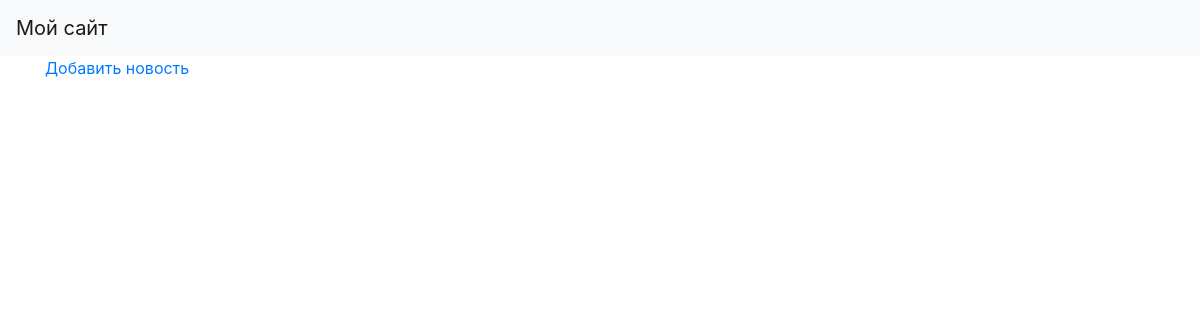
Before: / with the older database file.
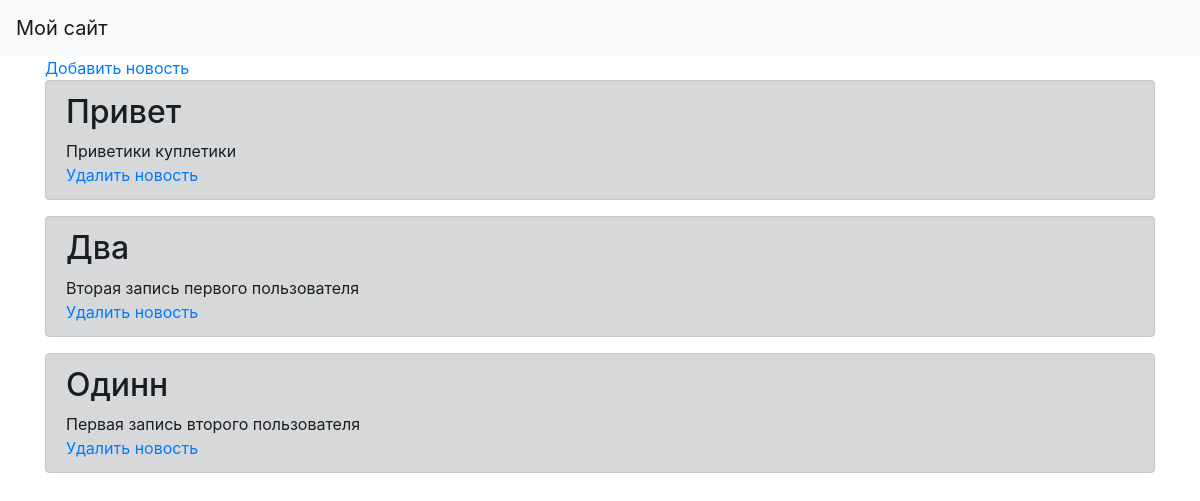
After: the same page with the newer database file.
### tables this page shows
CREATE TABLE "news" (
	`id`	INTEGER PRIMARY KEY AUTOINCREMENT,
	`title`	VARCHAR ( 100 ),
	`content`	VARCHAR ( 1000 ),
	`user_id`	INTEGER,
	FOREIGN KEY(`user_id`) REFERENCES `users`(`id`)
);

### Личные дневники.py (the view)
@app.route('/')
def ind():
    db = DB()
    users = NewsModel(db.get_connection())
    return render_template('main.html', news=users.get_all())

### Таблица_новостей.py (called while the page is built)
    def get_connection(self):
        return self.conn

    def __del__(self):
        self.conn.close()

    def get_all(self, user_id=None):
        cursor = self.connection.cursor()
        if user_id:
            cursor.execute("SELECT * FROM news WHERE user_id = ?",
                           (str(user_id),))
        else:
            cursor.execute("SELECT * FROM news")
        rows = cursor.fetchall()
        return rows

### templates/main.html
{% extends "base.html" %}
{% block content %}
<a href="/add_news">Добавить новость</a>
{% for item in news %}
    <div class="alert alert-dark" role="alert">
        <h2>{{item[1]}}</h2>
        <div>{{item[2]}}</div>
        <a href="/delete_news/{{item[0]}}">Удалить новость</a>
    </div>
{% endfor %}
{% endblock %}

### templates/base.html (shortened to what this page needs)
<!doctype html>
<html lang="en">
<head>
    <link rel="stylesheet" href="https://maxcdn.bootstrapcdn.com/bootstrap/4.0.0/css/bootstrap.min.css"
>
</head>
<body>
<header>
    <nav class="navbar navbar-light bg-light">
        <a class="navbar-brand" href="#">Мой сайт</a>
    </nav>
</header>
<main role="main" class="container">
    {% block content %}{% endblock %}
</main>
</body>
</html>

Changed rows visible on the page:
added news: title "Привет", content "Приветики куплетики"
added news: title "Два", content "Вторая запись первого пользователя"
added news: title "Одинн", content "Первая запись второго пользователя"
